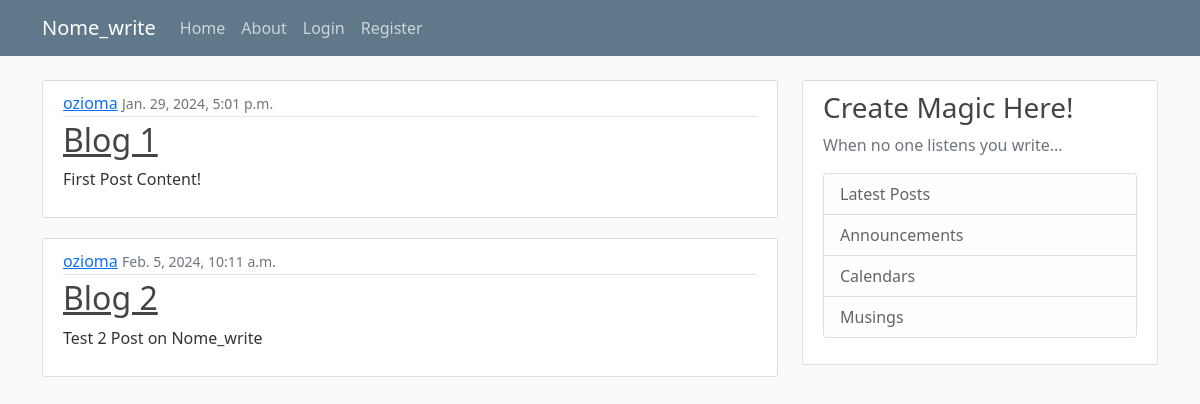
The page / on the database its author committed.
### blog/models.py (models this page shows, shortened)
class Post(models.Model):
    title = models.CharField(max_length=100)
    sub_title = models.CharField(max_length=100)
    content = models.TextField()
    date_posted = models.DateTimeField(default=timezone.now)
    author = models.ForeignKey(User, on_delete=models.DO_NOTHING)

### blog/views.py (the view)
# urls.py: path('', views.home, name='blog-home'),
def home(request):
    context = {
        'post': Post.objects.all()
    }
    return render(request, 'blog/home.html', context)

### blog/templates/blog/home.html
{% extends "blog/base.html" %}
{% block content %}
    {% for post in post %}
        <article class="media content-section">
          <div class="media-body">
            <div class="article-metadata">
              <a class="mr-2" href="#">{{ post.author }}</a>
              <small class="text-muted">{{ post.date_posted}}</small>
            </div>
            <h2><a class="article-title" href="#">{{ post.title }}</a></h2>
            <p class="article-content">{{ post.content }}</p>
          </div>
        </article>
    {% endfor %}
{% endblock content %}

### blog/static/blog/main.css (style rules this page uses)
body { background: #fafafa; color: #333333; margin-top: 5rem; }
h1, h2, h3, h4, h5, h6 { color: #444444; }
.content-section { background: #ffffff; padding: 10px 20px; border: 1px solid #dddddd; border-radius: 3px; margin-bottom: 20px; }
.article-title { color: #444444; }
.article-content { white-space: pre-line; }
.article-metadata { padding-bottom: 1px; margin-bottom: 4px; border-bottom: 1px solid #e3e3e3 }

### rows shown on the page
Post: author "ozioma", date_posted "Jan. 29, 2024, 5:01 p.m.", title "Blog 1", content "First Post Content!"
Post: author "ozioma", date_posted "Feb. 5, 2024, 10:11 a.m.", title "Blog 2", content "Test 2 Post on Nome_write"
